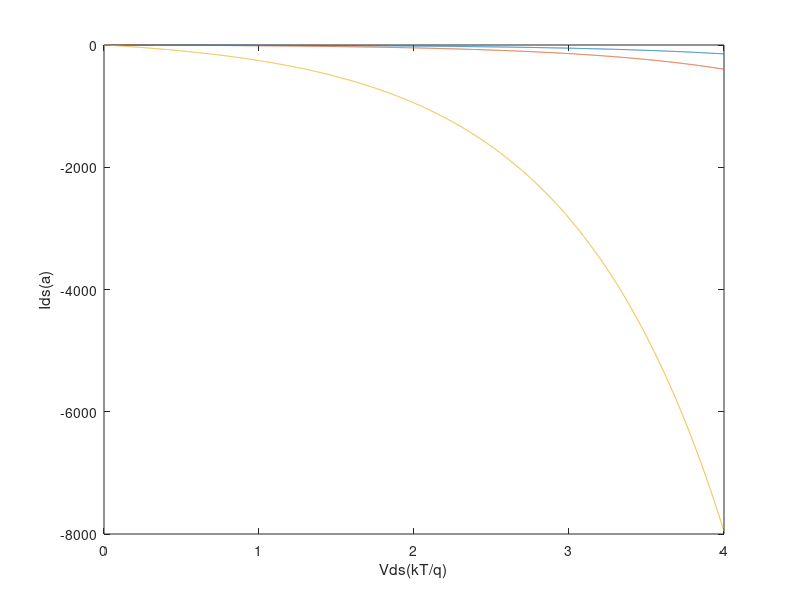

Here is the MATLAB script that generated this plot:
x=0:1/1000:4;
y1=exp(1)*(1-exp(x));
y2=exp(2)*(1-exp(x));
y3=exp(5)*(1-exp(x));
plot(x,y1,x,y2,x,y3);
ylabel('Ids(a)');
xlabel('Vds(kT/q)')